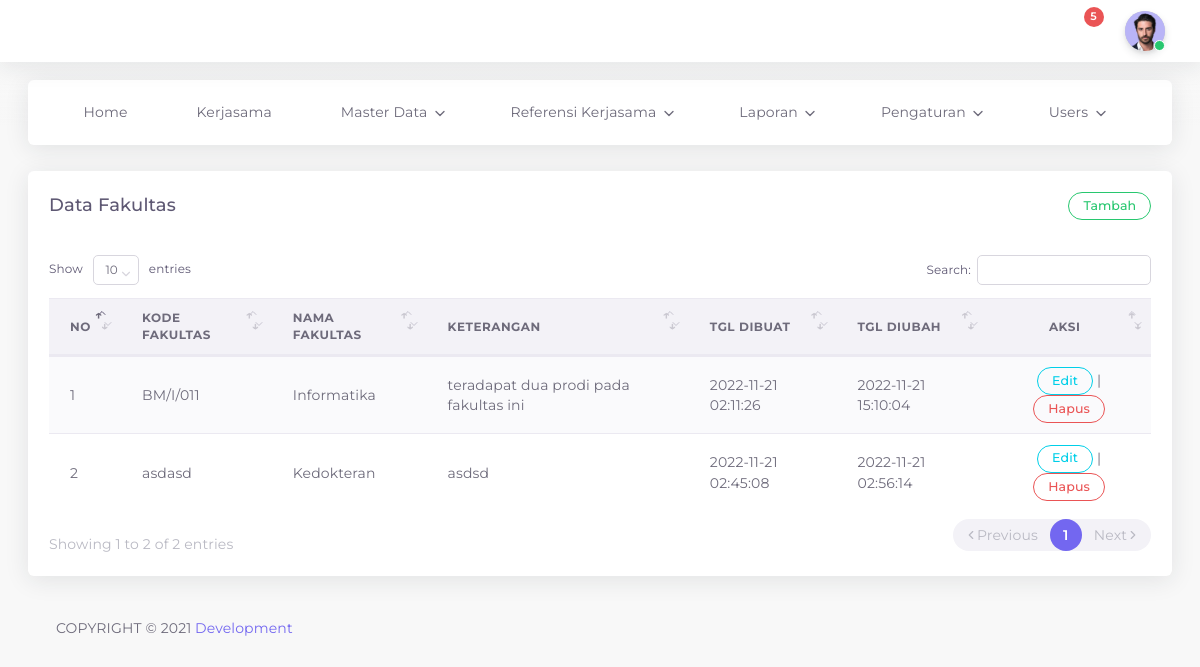
/admin/fakultas_data.php (signed in), run on an earlier commit of the app's database.
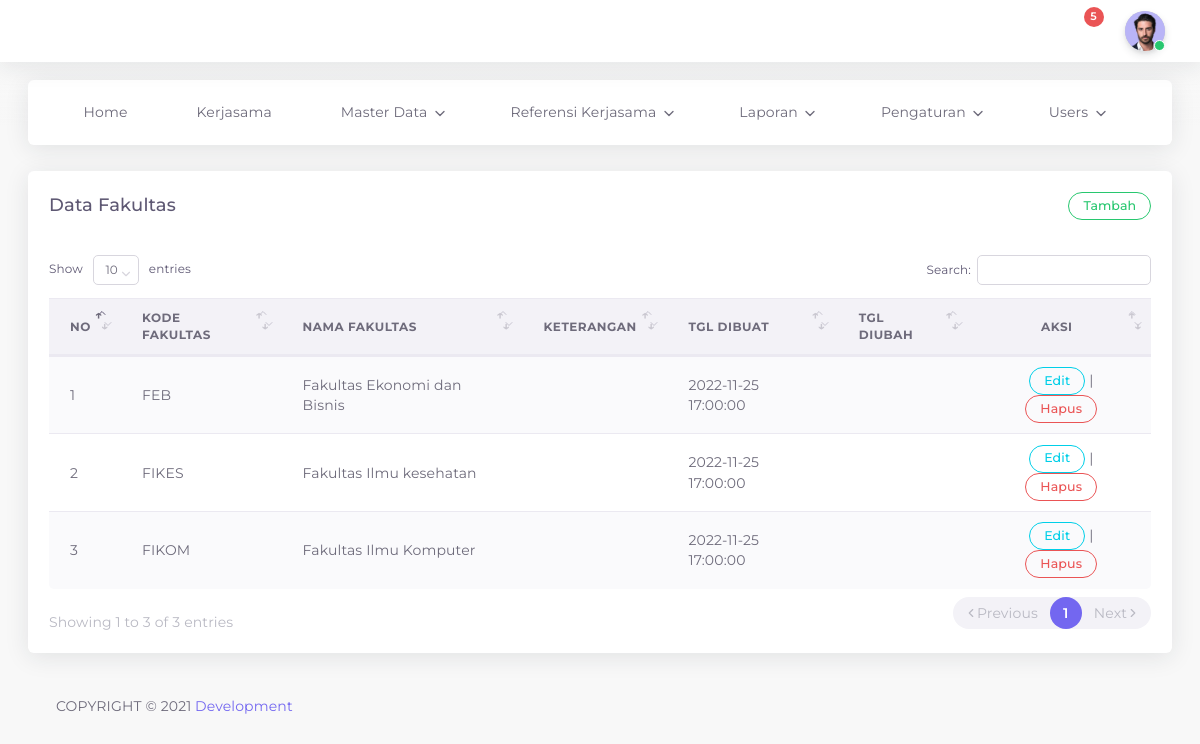
And on a later commit of the database.
### tables this page shows
CREATE TABLE `fakultas` (
  `id_fak` int(11) NOT NULL,
  `fak_kode` varchar(20) NOT NULL,
  `fak_nama` varchar(100) NOT NULL,
  `fak_ket` text NOT NULL,
  `date_created` timestamp NULL DEFAULT current_timestamp(),
  `date_updated` timestamp NULL DEFAULT NULL ON UPDATE current_timestamp()
);

### admin/fakultas_data.php (the view, shortened to what this page needs)
<?php
include "header.php";
?>
<div class="app-content content ">
		<div class="content-wrapper container-xxl p-0">
			<div class="row match-height">
				<div class="col-lg-12">
					<div class="card">
						<div class="card-header">
							<h4 class="card-title">Data Fakultas</h4>
							<button
									type="button"
									class="btn btn-outline-success round btn-sm"
									data-toggle="modal"
									data-target="#tambah_data">Tambah</button>
						</div>
							<div class="card-body table-responsive">
								<table id="dataTables" class="table table-striped">
									<thead>
											<tr>
													<th>No</th>
													<th>KODE FAKULTAS</th>
													<th>NAMA FAKULTAS</th>
													<th>KETERANGAN</th>
													<th>TGL DIBUAT</th>
													<th>TGL DIUBAH</th>
													<th style="text-align:center ;">Aksi</th>
											</tr>
									</thead>
										<tbody>
											<?php
											include "config.php";
											$no = 1;
											$data = mysqli_query($kon, "SELECT * FROM fakultas ORDER BY fak_nama ASC");
											while($hasil = mysqli_fetch_array($data)){
											?>
												<tr>
														<td>
															<?php echo $no++; ?>
														</td>
														<td><?php echo $hasil ['fak_kode'];?></td>
														<td><?php echo $hasil ['fak_nama'];?></td>
														<td><?php echo $hasil ['fak_ket'];?></td>
														<td><?php echo $hasil ['date_created'];?></td>
														<td><?php echo $hasil ['date_updated'];?></td>
														<td style="text-align:center ;">
															<a href="#" type="button" class="open_modal btn btn-outline-info round btn-sm" data-toggle="modal" data-target="#edit<?php echo $hasil['id_fak']; ?>">Edit</a> |
                                                            <a href="#" type="button" class="open_modal btn btn-outline-danger round btn-sm" data-toggle="modal" data-target="#deleteEmployeeModal<?php echo $hasil['id_fak']; ?>">Hapus</a>
														</td>
												</tr>
								<?php
									}
									?>
									</tbody>
						</table>
					</div>
			</div>
		</div>
	</div>
</div>
		<div class="drag-target"></div>
		<?php include "footer.php";?>
</body>
</html>

What changed in the data, as far as the page shows it:
removed fakultas: fak_kode "BM/I/011", fak_nama "Informatika", fak_ket "teradapat dua prodi pada fakultas ini", date_created "2022-11-21 02:11:26", date_updated "2022-11-21 15:10:04"
removed fakultas: fak_kode "asdasd", fak_nama "Kedokteran", fak_ket "asdsd", date_created "2022-11-21 02:45:08", date_updated "2022-11-21 02:56:14"
added fakultas: fak_kode "FEB", fak_nama "Fakultas Ekonomi dan Bisnis", date_created "2022-11-25 17:00:00"
added fakultas: fak_kode "FIKES", fak_nama "Fakultas Ilmu kesehatan", date_created "2022-11-25 17:00:00"
added fakultas: fak_kode "FIKOM", fak_nama "Fakultas Ilmu Komputer", date_created "2022-11-25 17:00:00"
Also different on the page:
text written by a page script: "Show entries Search: Showing 1 to 2 of 2 entries Previous 1 Next" → "Show entries Search: Showing 1 to 3 of 3 entries Previous 1 Next"
